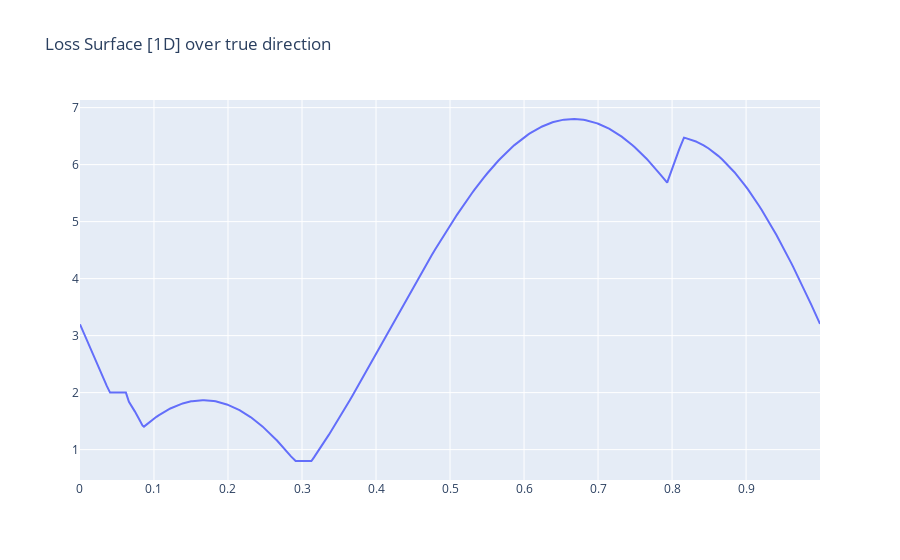

Write notebook code for a chart like this one.
### Code cell
show_1d_travel_constant_radius(
    direction=[12, 8, -20], 
    labels = torch.Tensor(y_train[:10]), 
    observations = torch.Tensor(X_train[:10]),
    scale=1)

### Figure 1 — Plotly figure (JSON) as saved in the notebook; plotly's stock layout.template omitted (floating-point values rounded to 4 significant figures; data arrays with more than 128 entries replaced by an {"elided": "..."} marker saying what was removed)
{"data": [{"type": "scatter", "x": {"elided": "1000 float values"}, "y": {"elided": "1000 float values"}}], "layout": {"title": {"text": "Loss Surface [1D] over true direction"}}}
